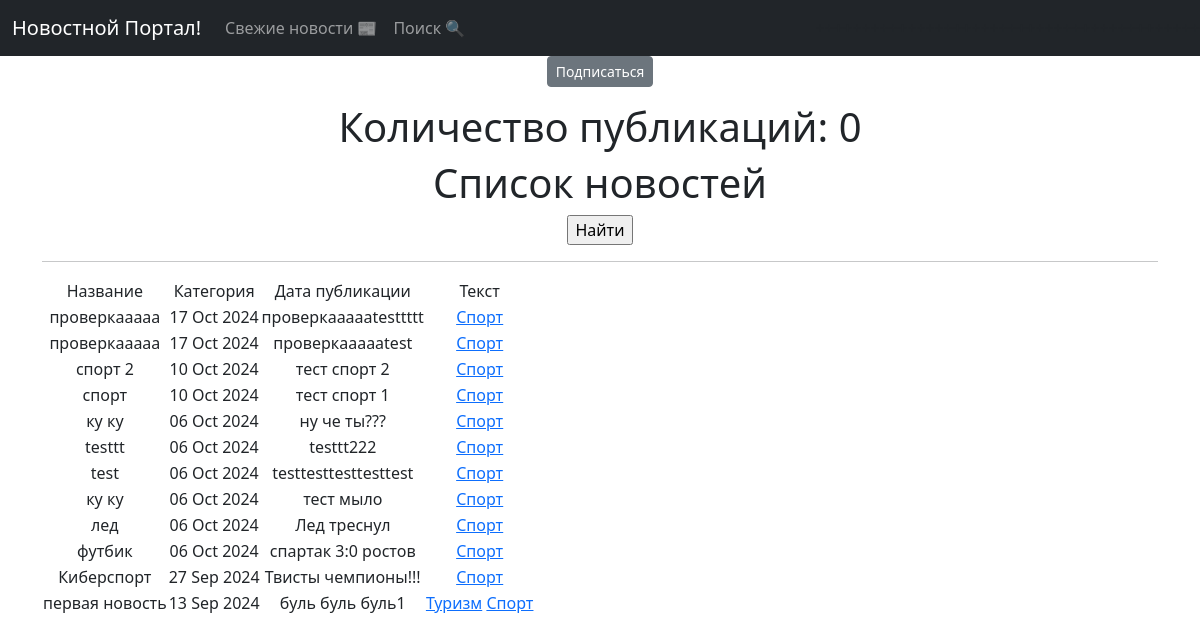
Page /post/categories/2 on the earlier database version.
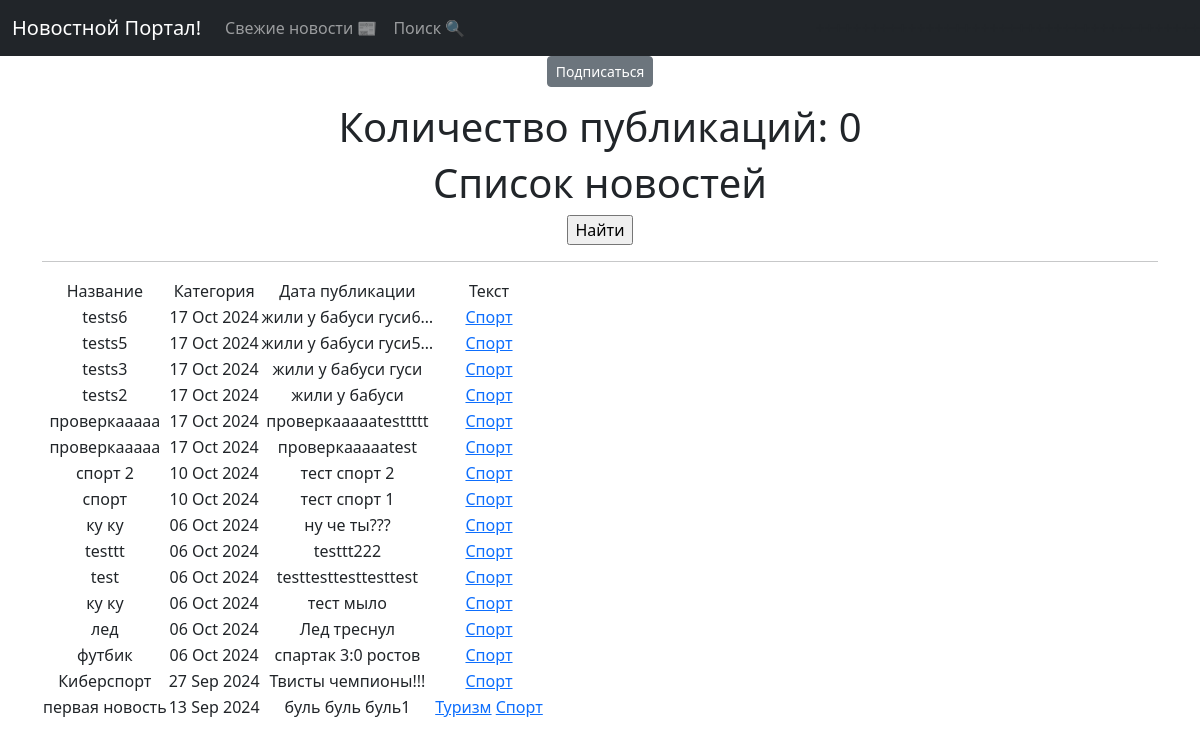
Same page on the later database version.
### news/models.py (models this page shows, shortened)
class Post(models.Model):
    article = 'AR'
    news = 'NE'
    POSITIONS = [
        (article, 'Статья'),
        (news, 'Новость')
    ]
    author = models.ForeignKey(Author, on_delete=models.CASCADE)
    post_type = models.CharField(max_length=2, choices=POSITIONS, default=news)
    time_post = models.DateTimeField(auto_now_add=True)
    category = models.ManyToManyField(Category, through='PostCategory')
    title = models.CharField(max_length=255)
    text = models.TextField()
    rating = models.IntegerField(default=0)

class Category(models.Model):
    name = models.CharField(max_length=50, unique=True)
    subscribers = models.ManyToManyField(User, blank=True, null=True, related_name='categories')
    def __str__(self):
        return self.name.title()

### news/views.py (the view)
# urls.py: path('categories/<int:pk>', CategoryListView.as_view(), name='category_list'),
class CategoryListView(ListView):
    model = Post
    template_name = 'flatpages/category_list.html'
    context_object_name = 'category_post_list'
    def get_queryset(self):
        self.category = get_object_or_404(Category, id=self.kwargs['pk'])
        queryset = Post.objects.filter(category=self.category).order_by('-time_post')
        return queryset
    def get_context_data(self, **kwargs):
        context = super().get_context_data(**kwargs)
        context['is_not_subscriber'] = self.request.user not in self.category.subscribers.all()
        context['category'] = self.category
        return context

### templates/flatpages/category_list.html (shortened to what this page needs)
{% extends 'flatpages/default.html' %}
{% load custom_filters %}
{% block content %}
    {% if is_not_subscriber %}
        <p class="text-center"><a href="{%url 'subscribe' category.id %}" class="btn btn-secondary btn-sm">Подписаться</a></p>
    {% endif %}
<h1>Количество публикаций: {{ posts|length }} </h1>
    <h1>Список новостей</h1>
    <form action="" method="get">
       <input type="submit" value="Найти" />
    </form>
    <hr>
    {% if category_post_list %}
        <table>
            <tr>
                <td>Название</td>
                <td>Категория</td>
                <td>Дата публикации</td>
                <td>Текст</td>
            </tr>
            {% for post in category_post_list %}
            <tr>
                <td>{{ post.title }}</td>
                <td>{{ post.time_post|date:'d M Y' }}</td>
                <td>{{ post.text|truncatechars:20 }}</td>
                <td>{% for category in post.category.all %}
                        <a href="{% url 'category_list' category.id %}">{{ category }}</a>
                    {% endfor %}
                </td>
            </tr>
            {% endfor %}
        </table>
    {% else %}
        <h2>Новостей нет! =( </h2>
    {% endif %}
{% endblock content %}

### templates/flatpages/default.html (shortened to what this page needs)
<!DOCTYPE html>
<html lang="en">
<head>
    {% load static %}
    <link href="{% static 'css/styles.css' %}" rel="stylesheet"/>
</head>
<body>
<nav class="navbar navbar-expand-lg navbar-dark bg-dark static-top">
   <div class="container">
       <a class="navbar-brand" href="#">Новостной Портал!</a>
       <div class="collapse navbar-collapse" id="navbarResponsive">
           <ul class="navbar-nav ml-auto">
               <li class="nav-item">
                   <a class="nav-link" href="/post/">Свежие новости 📰</a>
               </li>
               <li class="nav-item">
                   <a class="nav-link" href="/post/search/">Поиск 🔍</a>
               </li>
           </ul>
       </div>
   </div>
</nav>
<div class="container">
    <div class="row">
        <div class="col-lg-12 text-center">
            {% block content %}
            {% endblock content %}
        </div>
    </div>
</div>
</body>
</html>

Differences in the rows shown:
added Post: title "tests6", time_post "17 Oct 2024", text "жили у бабуси гуси6…", Category (name "Спорт")
added Post: title "tests5", time_post "17 Oct 2024", text "жили у бабуси гуси5…", Category (name "Спорт")
added Post: title "tests3", time_post "17 Oct 2024", text "жили у бабуси гуси", Category (name "Спорт")
added Post: title "tests2", time_post "17 Oct 2024", text "жили у бабуси", Category (name "Спорт")
